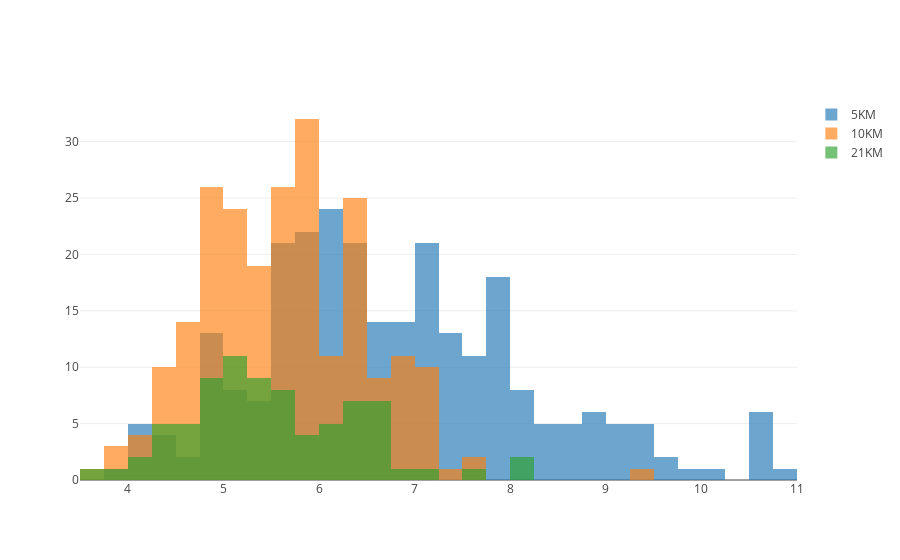
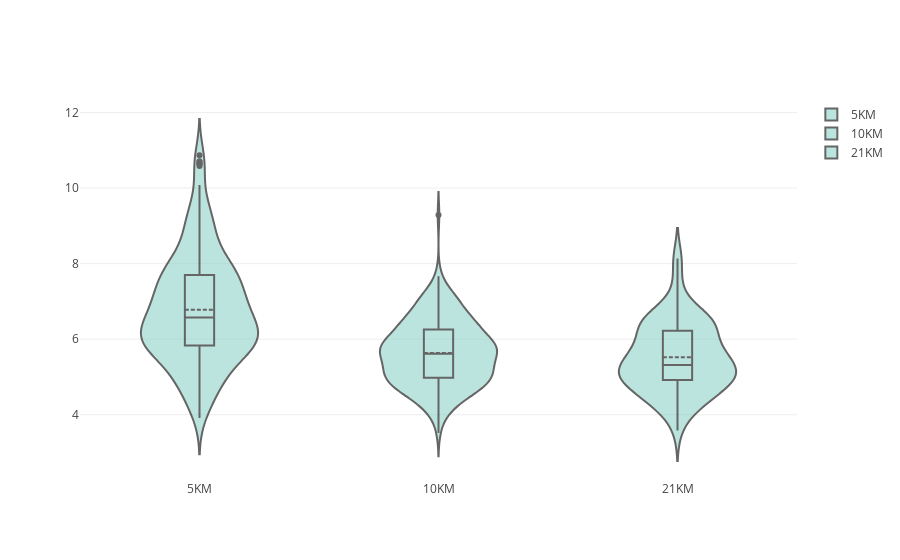
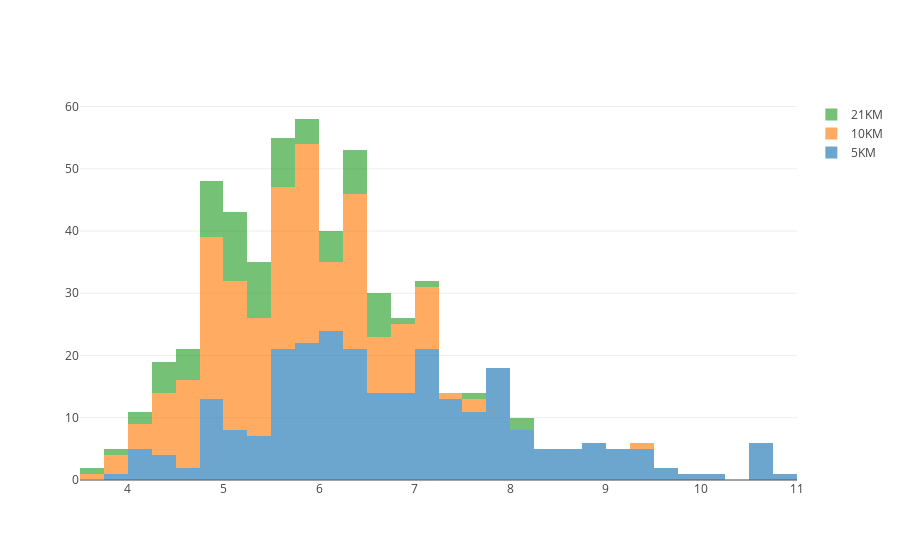

Source (notebook cell) for these figures, in order:
### Code cell
races = [five, ten, half]
races_str = ["5KM", "10KM", "21KM"]
histograms = []
violins = []

for race, race_str in zip(races, races_str):
    new = race["pace_km"].str.split(":", n = 1, expand = True)
    new.columns = ["m", "s"]
    new.s = pd.to_numeric(new.s)
    new.m = pd.to_numeric(new.m)
    race["pace_s"] = new.m * 60 + new.s
    race["pace_m"] = race.pace_s / 60.0
    race["distance"] = race_str
    histograms.append(
        go.Histogram(
            x=race["pace_m"],
            name=race_str,
            opacity=0.65,
            xbins=dict(
                start='3',
                end='12',
                size= '0.25'),
                )
    )
    
    violins.append({
            "type": 'violin',
            "y": race["pace_m"],
            "x" : race["distance"],
            "name": race_str,
            "box": {
                "visible": True
            },
            "line": {
                "color": 'black'
            },
            "meanline": {
                "visible": True
            },
            "fillcolor": '#8dd3c7',
            "opacity": 0.6,
            "x0": 'Total Bill'
        })


    
data = histograms
layout = go.Layout(barmode='overlay')
fig = go.Figure(data=data, layout=layout)
offline.iplot(fig, filename='stacked-subplots-shared-xaxes')

    

data2 = violins
fig2 = {
    "data": data2,
    "layout" : {
        "title": "",
        "yaxis": {
            "zeroline": False,
        }
    }
}
offline.iplot(fig2, filename='stacked-subplots-shared-xaxes')

    
data3 = histograms
layout3 = go.Layout(barmode='stack')
fig3 = go.Figure(data=data3, layout=layout3)
offline.iplot(fig3, filename='stacked-subplots-shared-xaxes')

### Figure 1 — Plotly figure (JSON) as saved in the notebook; plotly's stock layout.template omitted (floating-point values rounded to 4 significant figures; data arrays with more than 128 entries replaced by an {"elided": "..."} marker saying what was removed)
{"data": [{"name": "5KM", "opacity": 0.65, "type": "histogram", "uid": "e5512fb1-509e-477b-9ebb-1be853fc77af", "x": {"elided": "264 float values"}, "xbins": {"end": "12", "size": "0.25", "start": "3"}}, {"name": "10KM", "opacity": 0.65, "type": "histogram", "uid": "8f0b7c94-f9b5-4be9-a40a-bd60fc2bc5c2", "x": {"elided": "229 float values"}, "xbins": {"end": "12", "size": "0.25", "start": "3"}}, {"name": "21KM", "opacity": 0.65, "type": "histogram", "uid": "6ea6251a-876f-4778-9728-b1e51d1b1c87", "x": [3.583, 3.95, 4.117, 4.183, 4.283, 4.317, 4.35, 4.45, 4.45, 4.5, 4.533, 4.533, 4.567, 4.7, 4.75, 4.8, 4.817, 4.867, 4.883, 4.917, 4.917, 4.917, 4.983, 5, 5.017, 5.017, 5.05, 5.067, 5.1, 5.1, 5.117, 5.133, 5.133, 5.183, 5.25, 5.25, 5.283, 5.3, 5.317, 5.317, 5.433, 5.45, 5.483, 5.517, 5.55, 5.55, 5.667, 5.683, 5.717, 5.733, 5.733, 5.75, 5.883, 5.883, 5.917, 6, 6.017, 6.15, 6.2, 6.233, 6.267, 6.317, 6.4, 6.45, 6.45, 6.467, 6.483, 6.5, 6.5, 6.567, 6.583, 6.633, 6.65, 6.65, 6.75, 7.133, 7.517, 8.133, 8.133], "xbins": {"end": "12", "size": "0.25", "start": "3"}}], "layout": {"autosize": true, "barmode": "overlay", "xaxis": {"autorange": true, "range": [3.5, 11], "type": "linear"}, "yaxis": {"autorange": true, "range": [0, 33.68]}}}

### Figure 2 — Plotly figure (JSON) as saved in the notebook; plotly's stock layout.template omitted (floating-point values rounded to 4 significant figures; data arrays with more than 128 entries replaced by an {"elided": "..."} marker saying what was removed)
{"data": [{"box": {"visible": true}, "fillcolor": "#8dd3c7", "line": {"color": "black"}, "meanline": {"visible": true}, "name": "5KM", "opacity": 0.6, "type": "violin", "uid": "71594b0c-8f5b-470b-b7a6-ae488a2e273b", "x": {"elided": "264 str values"}, "x0": "Total Bill", "y": {"elided": "264 float values"}}, {"box": {"visible": true}, "fillcolor": "#8dd3c7", "line": {"color": "black"}, "meanline": {"visible": true}, "name": "10KM", "opacity": 0.6, "type": "violin", "uid": "ebe411eb-064c-4ba6-adb7-84af20001306", "x": {"elided": "229 str values"}, "x0": "Total Bill", "y": {"elided": "229 float values"}}, {"box": {"visible": true}, "fillcolor": "#8dd3c7", "line": {"color": "black"}, "meanline": {"visible": true}, "name": "21KM", "opacity": 0.6, "type": "violin", "uid": "1a478a8d-6ad0-42d7-8b20-9333c3a751c6", "x": ["21KM", "21KM", "21KM", "21KM", "21KM", "21KM", "21KM", "21KM", "21KM", "21KM", "21KM", "21KM", "21KM", "21KM", "21KM", "21KM", "21KM", "21KM", "21KM", "21KM", "21KM", "21KM", "21KM", "21KM", "21KM", "21KM", "21KM", "21KM", "21KM", "21KM", "21KM", "21KM", "21KM", "21KM", "21KM", "21KM", "21KM", "21KM", "21KM", "21KM", "21KM", "21KM", "21KM", "21KM", "21KM", "21KM", "21KM", "21KM", "21KM", "21KM", "21KM", "21KM", "21KM", "21KM", "21KM", "21KM", "21KM", "21KM", "21KM", "21KM", "21KM", "21KM", "21KM", "21KM", "21KM", "21KM", "21KM", "21KM", "21KM", "21KM", "21KM", "21KM", "21KM", "21KM", "21KM", "21KM", "21KM", "21KM", "21KM"], "x0": "Total Bill", "y": [3.583, 3.95, 4.117, 4.183, 4.283, 4.317, 4.35, 4.45, 4.45, 4.5, 4.533, 4.533, 4.567, 4.7, 4.75, 4.8, 4.817, 4.867, 4.883, 4.917, 4.917, 4.917, 4.983, 5, 5.017, 5.017, 5.05, 5.067, 5.1, 5.1, 5.117, 5.133, 5.133, 5.183, 5.25, 5.25, 5.283, 5.3, 5.317, 5.317, 5.433, 5.45, 5.483, 5.517, 5.55, 5.55, 5.667, 5.683, 5.717, 5.733, 5.733, 5.75, 5.883, 5.883, 5.917, 6, 6.017, 6.15, 6.2, 6.233, 6.267, 6.317, 6.4, 6.45, 6.45, 6.467, 6.483, 6.5, 6.5, 6.567, 6.583, 6.633, 6.65, 6.65, 6.75, 7.133, 7.517, 8.133, 8.133]}], "layout": {"autosize": true, "title": {"text": ""}, "xaxis": {"autorange": true, "range": [-0.5, 2.5], "type": "category"}, "yaxis": {"autorange": true, "range": [2.272, 12.33], "type": "linear", "zeroline": false}}}

### Figure 3 — Plotly figure (JSON) as saved in the notebook; plotly's stock layout.template omitted (floating-point values rounded to 4 significant figures; data arrays with more than 128 entries replaced by an {"elided": "..."} marker saying what was removed)
{"data": [{"name": "5KM", "opacity": 0.65, "type": "histogram", "uid": "4c8eb73e-ea55-4c9f-9ed5-6125aa01b0a7", "x": {"elided": "264 float values"}, "xbins": {"end": "12", "size": "0.25", "start": "3"}}, {"name": "10KM", "opacity": 0.65, "type": "histogram", "uid": "8f819600-9d6d-468b-96f8-0aa9a210ec88", "x": {"elided": "229 float values"}, "xbins": {"end": "12", "size": "0.25", "start": "3"}}, {"name": "21KM", "opacity": 0.65, "type": "histogram", "uid": "3a857042-8f9c-4b4d-bb70-eda033303068", "x": [3.583, 3.95, 4.117, 4.183, 4.283, 4.317, 4.35, 4.45, 4.45, 4.5, 4.533, 4.533, 4.567, 4.7, 4.75, 4.8, 4.817, 4.867, 4.883, 4.917, 4.917, 4.917, 4.983, 5, 5.017, 5.017, 5.05, 5.067, 5.1, 5.1, 5.117, 5.133, 5.133, 5.183, 5.25, 5.25, 5.283, 5.3, 5.317, 5.317, 5.433, 5.45, 5.483, 5.517, 5.55, 5.55, 5.667, 5.683, 5.717, 5.733, 5.733, 5.75, 5.883, 5.883, 5.917, 6, 6.017, 6.15, 6.2, 6.233, 6.267, 6.317, 6.4, 6.45, 6.45, 6.467, 6.483, 6.5, 6.5, 6.567, 6.583, 6.633, 6.65, 6.65, 6.75, 7.133, 7.517, 8.133, 8.133], "xbins": {"end": "12", "size": "0.25", "start": "3"}}], "layout": {"autosize": true, "barmode": "stack", "xaxis": {"autorange": true, "range": [3.5, 11], "type": "linear"}, "yaxis": {"autorange": true, "range": [0, 61.05]}}}
